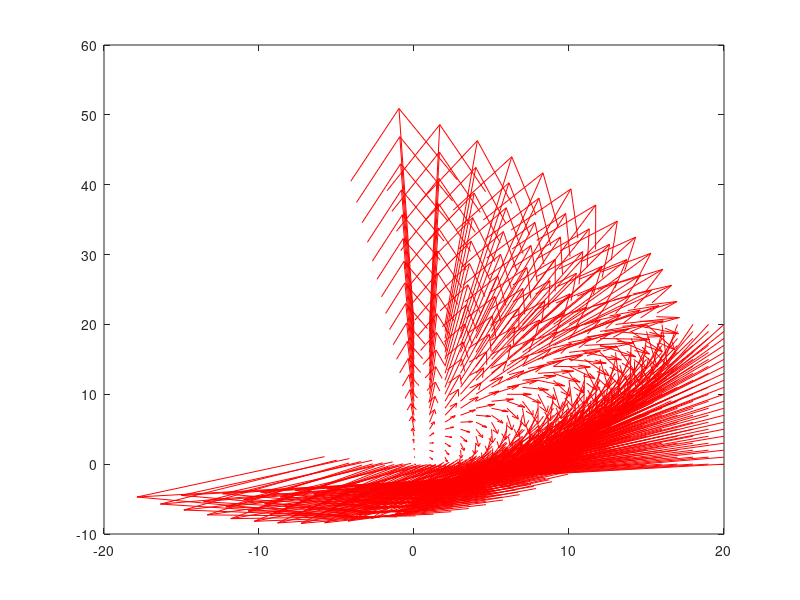

This chart was generated by the following MATLAB code:
function homsvf_test()

format long

%%% options %%%

maxpix = 20;  % max x and max y domain of the svf
scale_factor = 1/maxpix;
% intial codition
x0 = 20; y0 = 1;

opt = 3;

%%% example 1:
if opt == 1 
    % good option obtained with an trick!
    h = (1 / maxpix) * 0.5 * randn(3,3);
    n = max(max(h));
    h(3,:) = [n n n];
    
elseif opt == 2
    % bad option
    h = scale_factor * [8.943142  2.182549  4.82487;
                        -9.317464 -1.386941 -1.773795;
                        -4.13707 -3.135003 -2.19091];
    
elseif opt == 3
    % graphically pleasant option, but it creates problems on the border
    % when compared with the scaling and squaring.
    % When the norm of the arrays peakes around the border we have problem.
    % the scaling and squaring moves much slower than the analytic
    % solution.
    
    h = scale_factor *10* [8.943142  -2.182549  4.82487;
                        -9.317464 1.386941 -1.773795;
                        4.13707 -3.135003 2.19091];
                    
elseif opt == 4
    % not good option (belonging to psl(3) does not guarantee better restults)
    h =  [0.5      0     0.5; 
          -0.5     0.5   -0.50; 
          -.5        0     -1.0];
      
elseif opt == 5
    % good option on the border
    x0 = 2; y0 = 19;
    h = [ 0.08943142    0.02182549    0.00482487;
      -0.09317464   -0.01386941   -0.01773795;
      -0.00413707   -0.03135003   -0.00219091];

else
    h = scale_factor * 0.5 * randn(3,3);
end
 
disp('h = ') 
disp(h)

H = expm(h);

disp('H = ') 
disp(H)

% intial point
p0 = [x0, y0]';  % 5*randn(2,1);

msg = sprintf('svf at the point x,y = %d, %d', x0, y0);
disp(msg)
disp(hom_vel(1, [x0,y0,1]'))

msg = sprintf('displacement at the point x,y = %d, %d', x0, y0);
disp(msg)

% computed solution:
options = odeset('RelTol',1e-4,'AbsTol',[1e-4 1e-4]);
[T,X] = ode45(@hom_vel, [0 1], p0, options);

svf_at_p0 = hom_vel(1,[p0; 1]);

p1 = X(end,:)';

disp('p1 computed with ode45:')
disp(p1)

% analytic solution:
S = expm(h)*[p0; 1];

% disp('Analytic solution in projective coordinates S = expm(h)*[x0; 1]')
% disp(S)

p1_analytic = S(1:2)./S(3);

disp('analytic solution in affine coordinates S[0:2]/S[2] = :')
disp(p1_analytic)

% generate integral curve
times = 0:0.05:1;
num_time_points = size(times, 2);

integral_curve = zeros(3, num_time_points);

for t = 1:num_time_points
    integral_curve(:, t) = expm(times(t) * h) * [x0; y0; 1];
end

% generate SFV
[xx,yy] = meshgrid(0:maxpix,0:maxpix);
svf = hom_vel(0,[xx(:)'; yy(:)']);
svfx = reshape(scale_factor * svf(1,:),maxpix+1,maxpix+1);
svfy = reshape(scale_factor * svf(2,:),maxpix+1,maxpix+1);

% plot
figure(11)
quiver(xx, yy, svfx, svfy, 0, 'r')
hold on
% quiver(x0, y0, ...
%        scale_factor * p1_analytic(1), scale_factor * p1_analytic(2), 'm', 'linewidth', 3);
% plot(integral_curve(1, :), integral_curve(2, :), 'b', 'linewidth', 4)
hold off

    function dx = hom_vel(t,x)
        dx = zeros(size(x));
        dx(1,:) = h(1,1)*x(1,:) + h(1,2)*x(2,:) + h(1,3) - ...
                  x(1,:).*( h(3,1)*x(1,:) + h(3,2)*x(2,:) + h(3,3) );
        dx(2,:) = h(2,1)*x(1,:) + h(2,2)*x(2,:) + h(2,3) - ...
                  x(2,:).*( h(3,1)*x(1,:) + h(3,2)*x(2,:) + h(3,3) );
    end

end